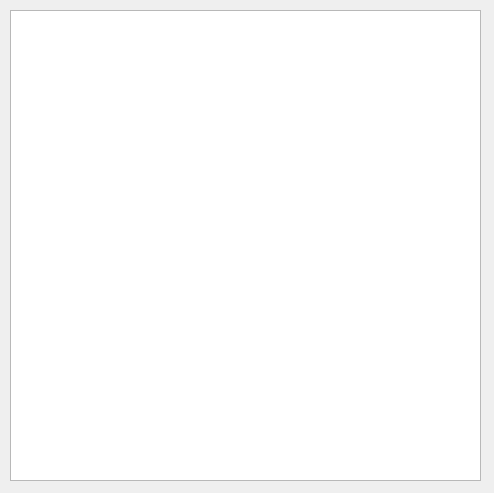
<?xml version="1.0" encoding="UTF-8"?>
<ui version="4.0">
 <class>Dialog</class>
 <widget class="QDialog" name="Dialog">
  <property name="geometry">
   <rect>
    <x>0</x>
    <y>0</y>
    <width>494</width>
    <height>493</height>
   </rect>
  </property>
  <property name="windowTitle">
   <string>Dialog</string>
  </property>
  <widget class="QListWidget" name="listWidget">
   <property name="geometry">
    <rect>
     <x>10</x>
     <y>10</y>
     <width>471</width>
     <height>471</height>
    </rect>
   </property>
  </widget>
 </widget>
 <resources/>
 <connections/>
</ui>
